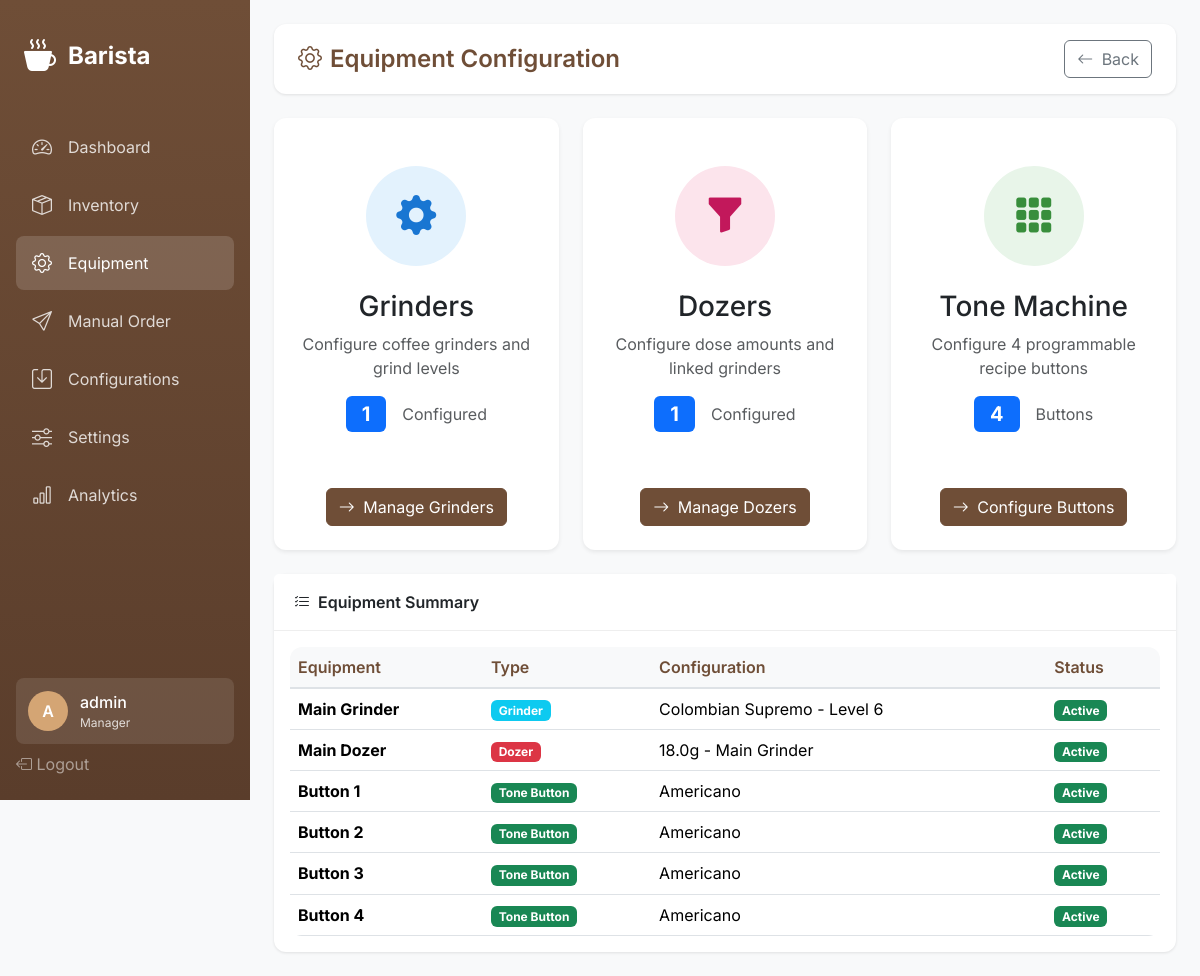
The app's page /equipment/ (signed in) with its own data.
### barista_app/models.py (models this page shows, shortened)
class UserProfile(AbstractUser):
    ROLE_CHOICES = [
        ('barista', 'Barista'),
        ('technician', 'Technician'),
        ('supervisor', 'Supervisor'),
        ('manager', 'Manager'),
    ]
    role = models.CharField(max_length=20, choices=ROLE_CHOICES, default='barista')
    last_activity = models.DateTimeField(null=True, blank=True)
    class Meta:
        db_table = 'user_profiles'

class Grinder(models.Model):
    name = models.CharField(max_length=100)
    coffee_type = models.ForeignKey(
        CoffeeType,
        on_delete=models.SET_NULL,
        null=True,
        blank=True,
        related_name='grinders'
    )
    grind_level = models.IntegerField(
        validators=[MinValueValidator(1), MaxValueValidator(10)],
        default=5,
        help_text="Grind level from 1 (fine) to 10 (coarse)"
    )
    is_active = models.BooleanField(default=True)
    created_at = models.DateTimeField(auto_now_add=True)
    updated_at = models.DateTimeField(auto_now=True)
    class Meta:
        db_table = 'grinders'
        ordering = ['name']

class CoffeeType(models.Model):
    name = models.CharField(max_length=100, unique=True)
    description = models.TextField(blank=True)
    origin = models.CharField(max_length=100, blank=True)
    is_active = models.BooleanField(default=True)
    created_at = models.DateTimeField(auto_now_add=True)
    class Meta:
        db_table = 'coffee_types'
        ordering = ['name']

class Dozer(models.Model):
    name = models.CharField(max_length=100)
    dose_grams = models.FloatField(
        validators=[MinValueValidator(0.1), MaxValueValidator(200.0)],
        default=18.0,
        help_text="Dose in grams (0.1-200.0)"
    )
    linked_grinder = models.ForeignKey(
        Grinder,
        on_delete=models.SET_NULL,
        null=True,
        blank=True,
        related_name='dozers'
    )
    is_active = models.BooleanField(default=True)
    created_at = models.DateTimeField(auto_now_add=True)
    updated_at = models.DateTimeField(auto_now=True)
    class Meta:
        db_table = 'dozers'
        ordering = ['name']

class ToneMachineButton(models.Model):
    BUTTON_CHOICES = [(i, f'Button {i}') for i in range(1, 5)]
    button_number = models.IntegerField(
        choices=BUTTON_CHOICES,
        unique=True,
        validators=[MinValueValidator(1), MaxValueValidator(4)]
    )
    recipe = models.ForeignKey(
        Recipe,
        on_delete=models.SET_NULL,
        null=True,
        blank=True,
        related_name='tone_buttons'
    )
    label = models.CharField(max_length=50, blank=True)
    is_active = models.BooleanField(default=True)
    updated_at = models.DateTimeField(auto_now=True)
    class Meta:
        db_table = 'tone_machine_buttons'
        ordering = ['button_number']

class Recipe(models.Model):
    name = models.CharField(max_length=100)
    description = models.TextField(blank=True)
    is_active = models.BooleanField(default=True)
    created_at = models.DateTimeField(auto_now_add=True)
    class Meta:
        db_table = 'recipes'
        ordering = ['name']

### barista_app/views.py (the view)
# urls.py: path('equipment/', views.equipment_overview, name='equipment-overview'),
@login_required
def equipment_overview(request):
    grinders = Grinder.objects.filter(is_active=True)
    dozers = Dozer.objects.filter(is_active=True)
    tone_buttons = ToneMachineButton.objects.all()
    return render(request, 'barista/equipment/overview.html', {
        'grinders': grinders,
        'grinders_count': grinders.count(),
        'dozers': dozers,
        'dozers_count': dozers.count(),
        'tone_buttons': tone_buttons,
    })

### barista_app/templates/barista/equipment/overview.html (shortened to what this page needs)
{% extends 'barista/base.html' %}
{% block content %}
<div class="top-bar">
    <h1 class="page-title">
        <i class="bi bi-gear me-2"></i>Equipment Configuration
    </h1>
    <a href="{% url 'dashboard' %}" class="btn btn-outline-secondary">
        <i class="bi bi-arrow-left me-1"></i> Back
    </a>
</div>
<div class="row g-4">
    <div class="col-lg-4 col-md-6">
        <a href="{% url 'grinders-list' %}" class="text-decoration-none">
            <div class="card h-100 border-0 shadow-sm">
                <div class="card-body text-center py-5">
                    <div class="mb-4">
                        <div class="stat-icon grinders mx-auto" style="width: 100px; height: 100px; font-size: 2.5rem;">
                            <i class="bi bi-gear-fill"></i>
                        </div>
                    </div>
                    <h3 class="card-title text-dark">Grinders</h3>
                    <p class="text-muted mb-3">Configure coffee grinders and grind levels</p>
                    <div class="d-flex justify-content-center align-items-center gap-3">
                        <span class="badge bg-primary fs-5 px-3 py-2">{{ grinders_count }}</span>
                        <span class="text-muted">Configured</span>
                    </div>
                </div>
                <div class="card-footer bg-transparent border-0 text-center pb-4">
                    <span class="btn btn-primary">
                        <i class="bi bi-arrow-right me-1"></i> Manage Grinders
                    </span>
                </div>
            </div>
        </a>
    </div>
    <div class="col-lg-4 col-md-6">
        <a href="{% url 'dozers-list' %}" class="text-decoration-none">
            <div class="card h-100 border-0 shadow-sm">
                <div class="card-body text-center py-5">
                    <div class="mb-4">
                        <div class="stat-icon dozers mx-auto" style="width: 100px; height: 100px; font-size: 2.5rem;">
                            <i class="bi bi-funnel-fill"></i>
                        </div>
                    </div>
                    <h3 class="card-title text-dark">Dozers</h3>
                    <p class="text-muted mb-3">Configure dose amounts and linked grinders</p>
                    <div class="d-flex justify-content-center align-items-center gap-3">
                        <span class="badge bg-primary fs-5 px-3 py-2">{{ dozers_count }}</span>
                        <span class="text-muted">Configured</span>
                    </div>
                </div>
                <div class="card-footer bg-transparent border-0 text-center pb-4">
                    <span class="btn btn-primary">
                        <i class="bi bi-arrow-right me-1"></i> Manage Dozers
                    </span>
                </div>
            </div>
        </a>
    </div>
    <div class="col-lg-4 col-md-6">
        <a href="{% url 'tone-machine' %}" class="text-decoration-none">
            <div class="card h-100 border-0 shadow-sm">
                <div class="card-body text-center py-5">
                    <div class="mb-4">
                        <div class="stat-icon tone mx-auto" style="width: 100px; height: 100px; font-size: 2.5rem;">
                            <i class="bi bi-grid-3x3-gap-fill"></i>
                        </div>
                    </div>
                    <h3 class="card-title text-dark">Tone Machine</h3>
                    <p class="text-muted mb-3">Configure 4 programmable recipe buttons</p>
                    <div class="d-flex justify-content-center align-items-center gap-3">
                        <span class="badge bg-primary fs-5 px-3 py-2">4</span>
                        <span class="text-muted">Buttons</span>
                    </div>
                </div>
                <div class="card-footer bg-transparent border-0 text-center pb-4">
                    <span class="btn btn-primary">
                        <i class="bi bi-arrow-right me-1"></i> Configure Buttons
                    </span>
                </div>
            </div>
        </a>
    </div>
</div>
<div class="card mt-4">
    <div class="card-header">
        <i class="bi bi-list-check me-2"></i>Equipment Summary
    </div>
    <div class="card-body">
        <div class="table-responsive">
            <table class="table table-hover mb-0">
                <thead>
                    <tr>
                        <th>Equipment</th>
                        <th>Type</th>
                        <th>Configuration</th>
                        <th>Status</th>
                    </tr>
                </thead>
                <tbody>
                    {% for grinder in grinders %}
                    <tr>
                        <td><strong>{{ grinder.name }}</strong></td>
                        <td><span class="badge bg-info">Grinder</span></td>
                        <td>
                            {{ grinder.coffee_type.name|default:"No coffee type" }} -
                            Level {{ grinder.grind_level }}
                        </td>
                        <td>
                            {% if grinder.is_active %}
                            <span class="badge bg-success">Active</span>
                            {% else %}
                            <span class="badge bg-secondary">Inactive</span>
                            {% endif %}
                        </td>
                    </tr>
                    {% endfor %}
                    {% for dozer in dozers %}
                    <tr>
                        <td><strong>{{ dozer.name }}</strong></td>
                        <td><span class="badge bg-danger">Dozer</span></td>
                        <td>
                            {{ dozer.dose_grams }}g -
                            {{ dozer.linked_grinder.name|default:"Not linked" }}
                        </td>
                        <td>
                            {% if dozer.is_active %}
                            <span class="badge bg-success">Active</span>
                            {% else %}
                            <span class="badge bg-secondary">Inactive</span>
                            {% endif %}
                        </td>
                    </tr>
                    {% endfor %}
                    {% for button in tone_buttons %}
                    <tr>
                        <td><strong>Button {{ button.button_number }}</strong></td>
                        <td><span class="badge bg-success">Tone Button</span></td>
                        <td>{{ button.recipe.name|default:"No recipe assigned" }}</td>
                        <td>
                            {% if button.is_active %}
                            <span class="badge bg-success">Active</span>
                            {% else %}
                            <span class="badge bg-secondary">Inactive</span>
                            {% endif %}
                        </td>
                    </tr>
                    {% endfor %}
                </tbody>
            </table>
        </div>
    </div>
</div>
{% endblock %}

### barista_app/templates/barista/base.html (shortened to what this page needs)
{% load static %}
<!DOCTYPE html>
<html lang="en" data-bs-theme="light">
<head>
    <link href="https://cdn.jsdelivr.net/npm/bootstrap@5.3.2/dist/css/bootstrap.min.css" rel="stylesheet">
    <link href="https://cdn.jsdelivr.net/npm/bootstrap-icons@1.11.1/font/bootstrap-icons.css" rel="stylesheet">
</head>
<body>
    {% if user.is_authenticated %}
    <nav class="sidebar">
        <a href="{% url 'dashboard' %}" class="sidebar-brand">
            <i class="bi bi-cup-hot-fill"></i>
            <span>Barista</span>
        </a>
        <ul class="sidebar-nav">
            <li class="nav-item">
                <a href="{% url 'dashboard' %}" class="nav-link {% if request.resolver_match.url_name == 'dashboard' %}active{% endif %}">
                    <i class="bi bi-speedometer2"></i>
                    <span>Dashboard</span>
                </a>
            </li>
            <li class="nav-item">
                <a href="{% url 'inventory-dashboard' %}" class="nav-link {% if 'inventory' in request.path %}active{% endif %}">
                    <i class="bi bi-box-seam"></i>
                    <span>Inventory</span>
                </a>
            </li>
            <li class="nav-item">
                <a href="{% url 'equipment-overview' %}" class="nav-link {% if 'equipment' in request.path %}active{% endif %}">
                    <i class="bi bi-gear"></i>
                    <span>Equipment</span>
                </a>
            </li>
            <li class="nav-item">
                <a href="{% url 'manual-order' %}" class="nav-link {% if request.resolver_match.url_name == 'manual-order' %}active{% endif %}">
                    <i class="bi bi-send"></i>
                    <span>Manual Order</span>
                </a>
            </li>
            <li class="nav-item">
                <a href="{% url 'configurations-list' %}" class="nav-link {% if 'configurations' in request.path %}active{% endif %}">
                    <i class="bi bi-save"></i>
                    <span>Configurations</span>
                </a>
            </li>
            <li class="nav-item">
                <a href="{% url 'settings-display' %}" class="nav-link {% if 'settings' in request.path %}active{% endif %}">
                    <i class="bi bi-sliders"></i>
                    <span>Settings</span>
                </a>
            </li>
            <li class="nav-item">
                <a href="{% url 'analytics-overview' %}" class="nav-link {% if 'analytics' in request.path %}active{% endif %}">
                    <i class="bi bi-bar-chart"></i>
                    <span>Analytics</span>
                </a>
            </li>
        </ul>
        <div class="sidebar-footer">
            <div class="user-info">
                <div class="user-avatar">
                    {{ user.username|slice:":1"|upper }}
                </div>
                <div class="user-details">
                    <div class="user-name">{{ user.username }}</div>
                    <div class="user-role">{{ user.get_role_display }}</div>
                </div>
            </div>
            <a href="{% url 'logout' %}" class="nav-link text-white-50">
                <i class="bi bi-box-arrow-left"></i>
                <span>Logout</span>
            </a>
        </div>
    </nav>
    {% endif %}
    <main class="main-content {% if not user.is_authenticated %}ms-0{% endif %}">
        {% block content %}{% endblock %}
    </main>
</body>
</html>

### records on screen
UserProfile: username "A", username "admin", role "Manager"
Grinder: name "Main Grinder", coffee_type.name "Colombian Supremo", grind_level "6", is_active "Active"
Dozer: name "Main Dozer", dose_grams "18.0", linked_grinder.name "Main Grinder", is_active "Active"
ToneMachineButton: button_number "1", recipe.name "Americano", is_active "Active"
ToneMachineButton: button_number "2", recipe.name "Americano", is_active "Active"
ToneMachineButton: button_number "3", recipe.name "Americano", is_active "Active"
ToneMachineButton: button_number "4", recipe.name "Americano", is_active "Active"

### other values on screen
{{ grinders_count }} "1"
{{ dozers_count }} "1"
